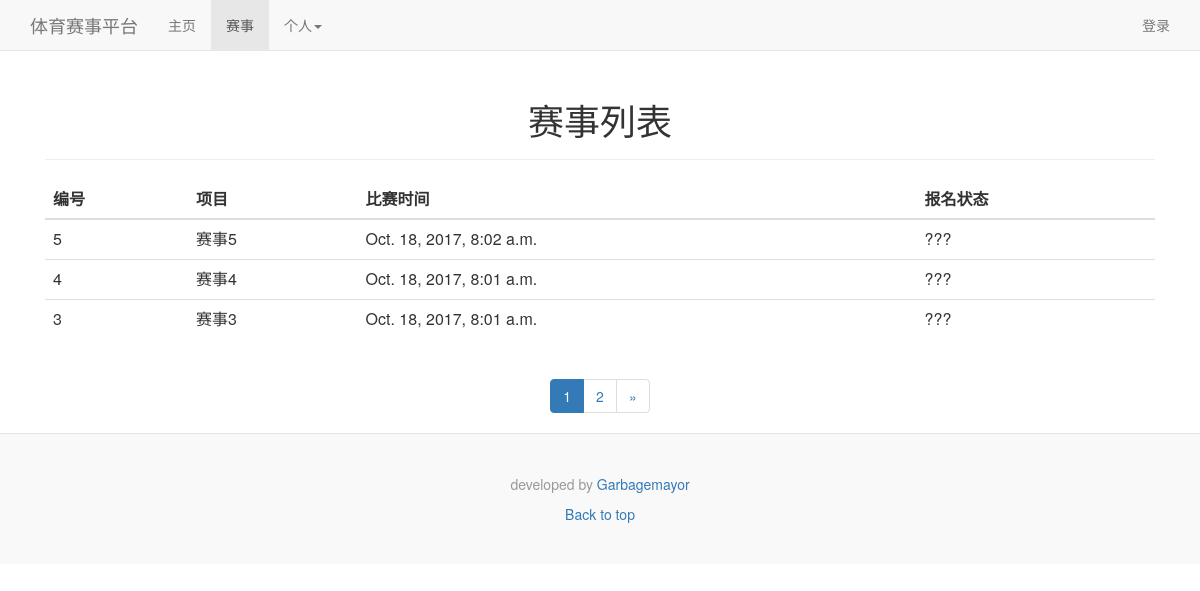
/events/, run on an earlier commit of the app's database.
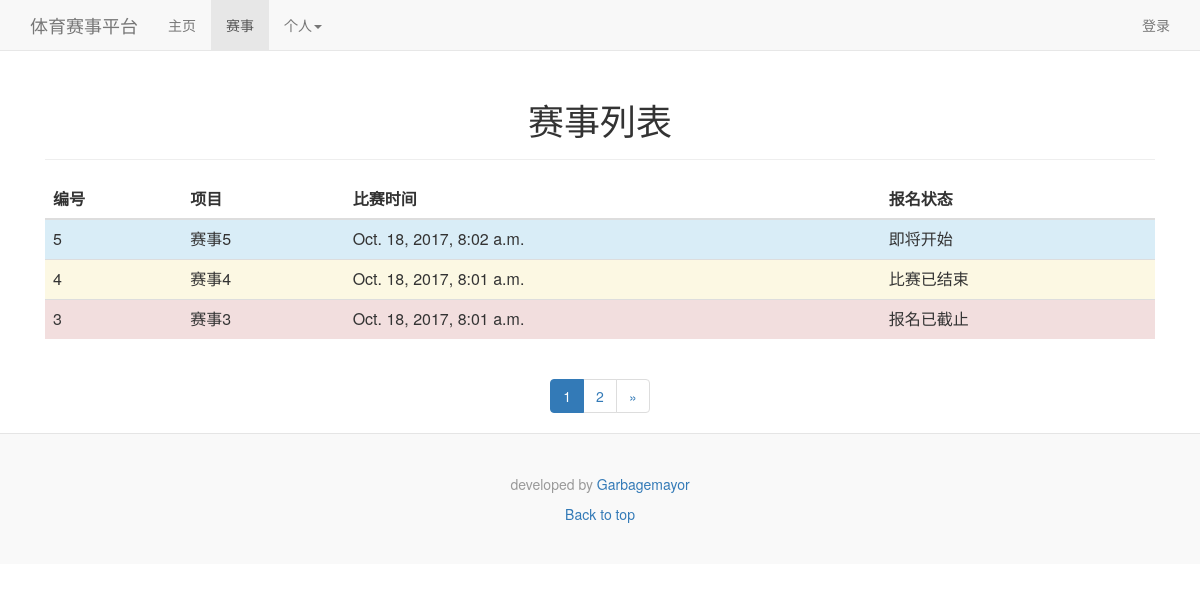
And on a later commit of the database.
### HomePage/models.py (models this page shows)
class Events(models.Model):
    id = models.IntegerField(primary_key=True)
    name = models.CharField(max_length=30)
    status = models.IntegerField(default=1)
    date = models.DateTimeField(default = timezone.now)
    content = models.CharField(max_length=300, null=True)

### Events/views.py (the view)
# urls.py: url(r'^events/$', Events_view.index, name='eventslist'),
def index(request):
    print request.method
    events_list=list(Events.objects.all()[::-1])
    for l in events_list:
        l.s2 = gets2(l.status)
        l.s3 = gets3(l.status)
    paginator=Paginator(events_list, 3)
    page = request.GET.get('page')
    try:
        events_list = paginator.page(page)
    except PageNotAnInteger:
        events_list = paginator.page(1)
    except EmptyPage:
        events_list = paginator.page(paginator.num_pages)
    return render(request, 'Events/events.html', {'events_list':events_list})

### Events/views.py (called while the page is built)
def gets2(i):
    if i == 1:
        return "即将开始"
    elif i == 2:
        return "正在报名"
    elif i == 3:
        return "报名已截止"
    elif i == 4:
        return "比赛已结束"
    else:
        return "???"

def gets3(i):
    if i == 1:
        return "info"
    elif i == 2:
        return "success"
    elif i == 3:
        return "danger"
    elif i == 4:
        return "warning"

### Events/templates/Events/events.html (shortened to what this page needs)
﻿{% extends 'base.html' %}
{% block content %}
<div class="container-fluid">
    <div class="row-fluid">
        <div class="span12">
	<div class="page-header">
        <h1 style="text-align: center">
          赛事列表 <small></small>
        </h1>
      </div>
            <table class="table table-hover">
                <thead>
                <tr>
                    <th>
                        编号
                    </th>
                    <th>
                        项目
                    </th>
                    <th>
                        比赛时间
                    </th>
                    <th>
                        报名状态
                    </th>
                </tr>
                </thead>
                <tbody>
                {% for line in events_list %}
                <tr class="{{line.s3}}" ondblclick="location.href='/events/{{line.id}}'">
                    <td>
                        {{line.id}}
                    </td>
                    <td onclick="location.href='/events/{{line.id}}'">
                        {{line.name}}
                    </td>
                    <td>
                        {{line.date}}
                    </td>
                    <td>
                        {{line.s2}}
                    </td>
                </tr>
                {% endfor %}
            </table>
        </div>
    </div>
</div>
<nav style="text-align: center">
<ul class="pagination">
        <li class="active"><a>{{events_list.number}}<span class="sr-only">(current)</span></a></li>
    {% if events_list.number < events_list.paginator.num_pages %}
        <li><a href="?page={{ events_list.next_page_number }}">{{events_list.number|add:"1"}}</a></li>
    {% endif %}
    {% if events_list.has_next %}
        <li><a href="?page={{ events_list.next_page_number }}">&raquo;</a></li>
    {% endif %}
</ul>
</nav>
{% endblock %}

### HomePage/templates/base.html (shortened to what this page needs)
﻿<!DOCTYPE html>
<html lang="en">
  <head>
  <link href="https://cdn.bootcss.com/bootstrap/3.3.7/css/bootstrap.min.css" rel="stylesheet">
    <link href="/static/style.css" rel="stylesheet">
    {% load staticfiles %}
  $.ajaxSetup({
	data: {csrfmiddlewaretoken: '{{ csrf_token }}' },
  </head>
  <body onload="openwin()">
  {% include 'header.html' %}
  <br><br><br>
  <div class="container">
    <div class="row clearfix">
      <div class="col-md-12 column">
      {% block content %}{% endblock %}
      </div>
    </div>
  </div>
    {% include 'footer.html' %}
  </body>
</html>

### HomePage/templates/header.html (shortened to what this page needs)
    <nav class="navbar navbar-default navbar-fixed-top">
      <div class="container">
        <div class="navbar-header">
          <a class="navbar-brand" href="/">体育赛事平台</a>
        </div>
        <div id="navbar" class="navbar-collapse collapse">
          <ul class="nav navbar-nav">
            <li {% if request.path|slice:"3" == "/ma" %}class="active"{% endif %}><a href="/">主页</a></li>
            <li {% if request.path|slice:"3" == "/ev" %}class="active"{% endif %}><a href="/events">赛事</a></li>
            <li {% if request.path|slice:"3" == "/us" %}class="active"{% endif %}>
              <a href="#" class="dropdown-toggle" data-toggle="dropdown" role="button" aria-haspopup="true" aria-expanded="false">个人<span class="caret"></span></a>
            </li>
          </ul>
          <ul class="nav navbar-nav navbar-right">
			{% if not request.session.username %}
				<li><a
                    href="https://accounts.net9.org/api/authorize?client_id=0eHhovG3K1NYkhbnYuYmej1h9wY&redirect_uri=http://{{request.get_host}}/authorized">登录</a></li>
            {% else %}
				<li><a href="/users/">{{request.session.username}}</a></li>
				<li><a href="/logout/">登出</a></li>
			{% endif %}
          </ul>
        </div>
      </div>
    </nav>

### HomePage/templates/footer.html
    <footer class="footer">
      <p>developed by <a href="http://getbootstrap.com">Garbagemayor</a></p>
      <p>
        <a href="#">Back to top</a>
      </p>
    </footer>

### HomePage/static/style.css (style rules this page uses)
.footer { padding: 40px 0; color: #999; text-align: center; background-color: #f9f9f9; border-top: 1px solid #e5e5e5; }
.footer p:last-child { margin-bottom: 0; }

What changed in the data, as far as the page shows it:
changed Events "赛事5": s2 "???" → "即将开始"
changed Events "赛事4": s2 "???" → "比赛已结束"
changed Events "赛事3": s2 "???" → "报名已截止"
